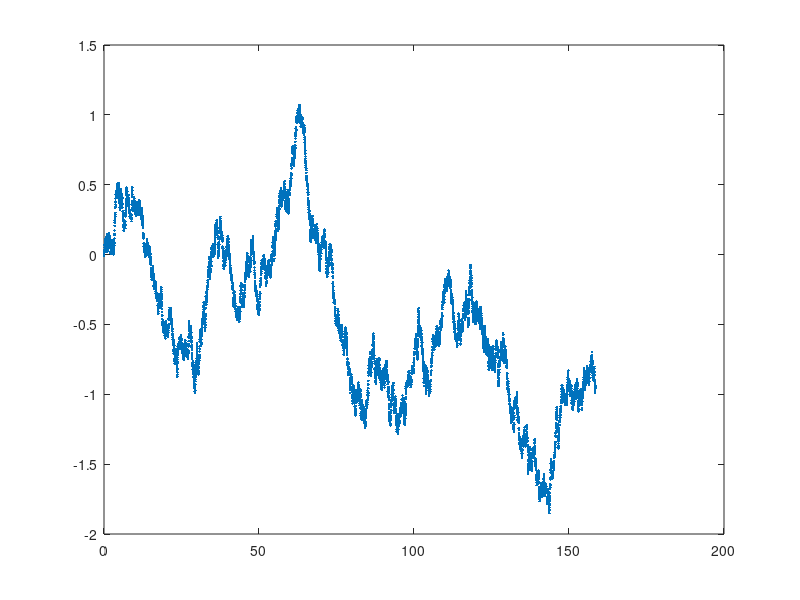

MATLAB code for this plot:
%% Exercise 10.1: Simulation of a light-sensitive robot.
clc,clear all
gm = gmdistribution(0,1);
N=1e4;

x=zeros(1,N);
y=zeros(1,N);
I=zeros(1,N);
v=zeros(1,N);

tau=2;
phi=sqrt(2/tau)*random(gm,N);
dt=0.02;
vInf=0.05;
v0=2;
L=v0*tau;
lambda=2*L;
%%
for i=2:N    
    dx=v0*cos(phi(i))*dt;
    dy=v0*sin(phi(i))*dt;
    
    x(i)=x(i-1)+dx;
    y(i)=y(i-1)+dy;   
end

plot(x,y,'.')




%% 10.1b
for i=2:N
    
    I(i)=(sin(2*pi*i/lambda))^2;
    v(i)=vInf+(v0-vInf)*exp(-I(i));
    dx=v(i)*cos(phi(i))*dt;
    dy=v(i)*sin(phi(i))*dt;
    
    x(i)=x(i-1)+dx;
    y(i)=y(i-1)+dy;


end


plot(x,y,'.')





